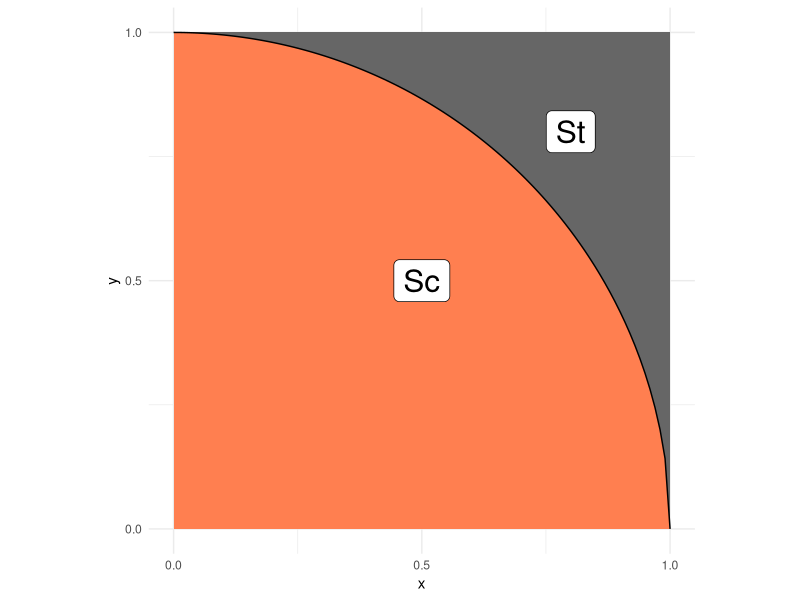
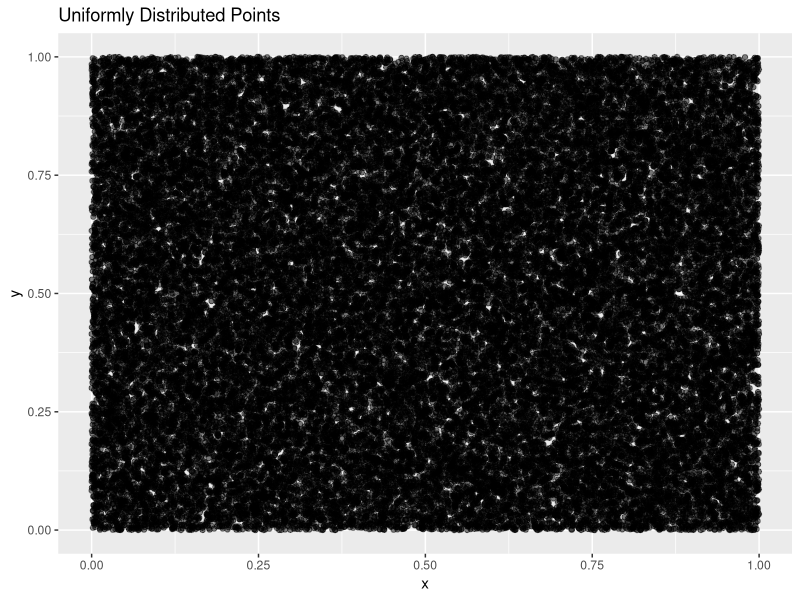
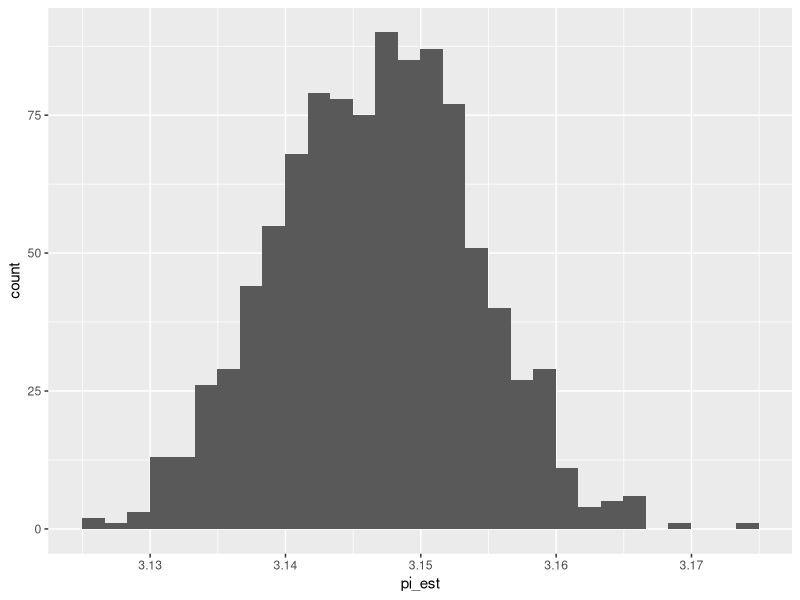

Write the R code that produced these figures, in order.
## ---- chunk 1
library(tidyverse)
library(rsample)
## ---- chunk 2
## NOTE: No need to edit; this visual helps explain the pi estimation scheme
tibble(x = seq(0, 1, length.out = 100)) %>%
  mutate(y = sqrt(1 - x^2)) %>%
  ggplot(aes(x, y)) +
  annotate(
    "rect",
    xmin = 0, ymin = 0, xmax = 1, ymax = 1,
    fill = "grey40",
    size = 1
  ) +
  geom_ribbon(aes(ymin = 0, ymax = y), fill = "coral") +
  geom_line() +
  annotate(
    "label",
    x = 0.5, y = 0.5, label = "Sc",
    size = 8
  ) +
  annotate(
    "label",
    x = 0.8, y = 0.8, label = "St",
    size = 8
  ) +
  scale_x_continuous(breaks = c(0, 1 / 2, 1)) +
  scale_y_continuous(breaks = c(0, 1 / 2, 1)) +
  theme_minimal() +
  coord_fixed()
## ---- chunk 3
## TASK: Choose a sample size and generate samples
n <- 50000 # Choose a sample size

df_q1 <- tibble(
  x = runif(n, min = 0, max = 1),
  y = runif(n, min = 0, max = 1),
)

ggplot(df_q1, aes(x, y)) +
  geom_point(alpha = 0.5) +
  labs(
    title = "Uniformly Distributed Points",
    x = "x",
    y = "y"
  )
## ---- chunk 4
## NOTE: Do not edit this code
# Correct sample size
assertthat::assert_that(
  dim(df_q1) %>%
    .[[1]] == n,
  msg = "The sample size should be `n`"
)
# Correct column names
assertthat::assert_that(
  setequal(names(df_q1), c("x", "y")),
  msg = "df_q1 must include the columns `x` and `y`"
)
print("Good")
## ---- chunk 5
## TASK: Finish implementing this function
stat <- function(x, y) {
  return(4 * ((x^2 + y^2) <= 1))
}
## ---- chunk 6
## TASK: Finish writing these assert statements

# Check the value for points *inside* the circle
assertthat::assert_that(
  tibble(x = 1, y = 0) %>% # Pick a point *inside* the circle
    mutate(stat = stat(x, y)) %>%
    pull(stat) %>%
    .[[1]] == 4,
  # ???, # Write the correct value of stat() here
  msg = "Incorrect value when a point is inside the circle"
)

# Check the value for points *outside* the circle
assertthat::assert_that(
  tibble(x = 0.71, y = 0.71) %>% # Pick a point *outside* the circle
    mutate(stat = stat(x, y)) %>%
    pull(stat) %>%
    .[[1]] == 0,
  # ???, # Write the correct value of stat() here
  msg = "Incorrect value when a point is outside the circle"
)
print("Your assertions passed, but make sure they're checking the right thing!")
## ---- chunk 7
## TASK: Estimate pi using your data from q1
df_q3 <-
  df_q1 %>%
  mutate(stat = stat(x, y)) %>%
  summarise(pi_est = mean(stat))
# collect all the points in the circle where stat == 4
# divide by the total number of points to equal pi

# TODO: Estimate pi as the column `pi_est`
df_q3
## ---- chunk 8
## NOTE: Do not edit this code
# Correct sample size
assertthat::assert_that(
  dim(df_q3) %>%
    .[[1]] == 1,
  msg = "This result should have just one row"
)
# Correct column names
assertthat::assert_that(
  setequal(names(df_q3), c("pi_est")),
  msg = "df_q3 must include the column `pi_est`"
)
print("Good")
## ---- chunk 9
## TASK: Finish the code below
df_q4 <-
  df_q1 %>%
  bootstraps(., times = 1000) %>%
  mutate(
    pi_est = map_dbl(
      splits,
      function(split_df) {
        analysis(split_df) %>%
          mutate(stat = stat(x, y)) %>%
          summarise(pi_est = mean(stat)) %>%
          # Estimate pi (pi_est) using the resampled data;
          # this should be *identical* to the
          # code you wrote for q3
          pull(pi_est)
      }
    )
  )

## NOTE: Do not edit; use this to visualize your results
df_q4 %>%
  ggplot(aes(pi_est)) +
  geom_histogram()
## ---- chunk 10
## TASK: Compute a bootstrap confidence interval at the 95% level (alpha = 0.05)

alpha <- 0.05


df_q5 <-
  df_q4 %>%
  summarize(

    # TODO: Compute pi_lo and pi_up
    pi_lo = quantile(pi_est, alpha / 2),
    pi_up = quantile(pi_est, 1 - alpha / 2)
  )

df_q5
## ---- chunk 11
df_q1 %>%
  mutate(stat = stat(x, y)) %>%
  summarise(
    pi_est = mean(stat),
    se = sd(stat) / sqrt(n),
    pi_lo = pi_est - qnorm(1 - (1 - 0.99) / 2) * se,
    pi_hi = pi_est + qnorm(1 - (1 - 0.99) / 2) * se
  )
